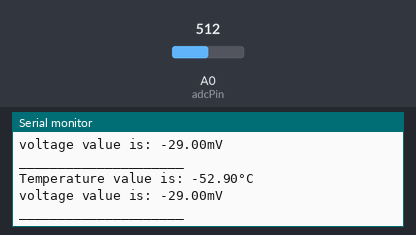
Simulated run of this sketch. Board: Arduino Uno, built with avr-gcc and run on an emulated ATmega328P. On the bench: the last lines printed to the serial monitor. The inputs (shaded band) are chosen by the test bench; at power-on: A0 (adcPin) = 512.

Above: at 1.3 s.
1.4 s: A0 (adcPin) set to 716
At 2.31 s:
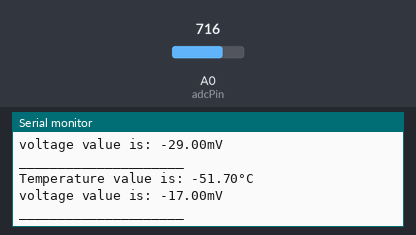
2.9 s: A0 (adcPin) set to 900
At 3.82 s:
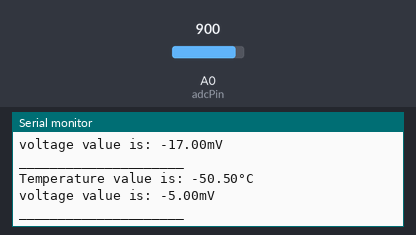
Timing chart, 0 to 5.9 s (numbered marks = the images above; inputs shaded):
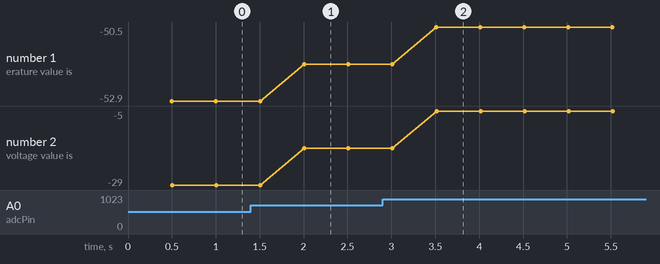

Measured:
- after the input at 1.4 s, the serial monitor: prints a new line after 0.61 s (image 1)
- after the input at 2.9 s, the serial monitor: prints a new line after 0.61 s (image 2)
- plotted number 1: -52.9 → -51.7 after the input at 1.4 s, -51.7 → -50.5 after the input at 2.9 s
- plotted number 2: -29 → -17 after the input at 1.4 s, -17 → -5 after the input at 2.9 s

The sketch:

Ex9_s205049_s200413.ino
```cpp
int adcPin = A0;
int adcRaw = 0;
double voltage = 0;
double temp = 0;

void setup() {
  // put your setup code here, to run once:

  Serial.begin(115200);
  // pinMode(adcPin,INPUT);

}

void loop() {
  // put your main code here, to run repeatedly:
  adcRaw = analogRead(adcPin);
  voltage = adcRaw*3270/1024;
  temp = ((voltage-100)/10)-40;
  delay(500);
  Serial.print("Temperature value is: ");
  Serial.print(temp);
  Serial.println("°C");
  Serial.print("voltage value is: ");
  Serial.print(voltage);
  Serial.println("mV");
  Serial.println("_____________________");
}
```
